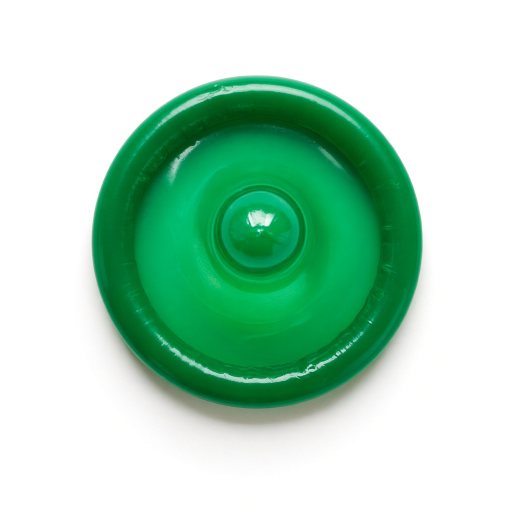
#> input picture brand/png/condom-real-top.jpg, 1024 x 1024 px, found by its file name (shown at 1/2 size)
$ python photo_assets.py
#> lines starting #> are read from the running program, lines starting #| are printed output that depends on the picture; after the words box and inside, x2 and y2 are one past the last pixel; in counts of white or black regions, pixels touching at a corner belong together
"""CONDOM v2 photo assets: logo crops, avatar, app icon, favicons, hero pack with white->alpha. Run from repo root."""
import numpy as np
from PIL import Image, ImageDraw

src = Image.open('brand/png/condom-real-top.jpg').convert('RGB')
#> src is the input picture: PIL image 1024x1024 RGB; mean R, G, B 170.1, 214.1, 190.1
CX, CY, OBJ = (182 + 846) / 2, (151 + 875) / 2, 724  # bbox of the condom incl. shadow

def square(fill):
#> called with fill = 0.8
    side = OBJ / fill
    x0, y0 = int(CX - side / 2), int(CY - side / 2)
    canvas = Image.new('RGB', (int(side), int(side)), (255, 255, 255))
#> canvas: PIL image 905x905 RGB; every value is 255
    crop = src.crop((max(0, x0), max(0, y0), min(1024, x0 + int(side)), min(1024, y0 + int(side))))
    canvas.paste(crop, (max(0, -x0), max(0, -y0)))
    return canvas

sq = square(0.80).resize((1024, 1024), Image.LANCZOS)
sq.save('brand/png/condom-logo-square-1024.png'); sq.save('brand/png/condom-logo-square-1024.jpg', quality=92)
rd = square(0.74).resize((1024, 1024), Image.LANCZOS).convert('RGBA')
#> in square (call 2), `canvas = Image.new('RGB', (int(side), int(side)), (255, 255, 255))`: canvas: PIL image 978x978 RGB; every value is 255
mask = Image.new('L', (4096, 4096), 0); ImageDraw.Draw(mask).ellipse((0, 0, 4095, 4095), fill=255)
#> after `mask = Image.new('L', (4096, 4096), 0)`: mask: PIL image 4096x4096 L; every value is 0
#> after `ImageDraw.Draw(mask).ellipse((0, 0, 4095, 4095), fill=255)`:
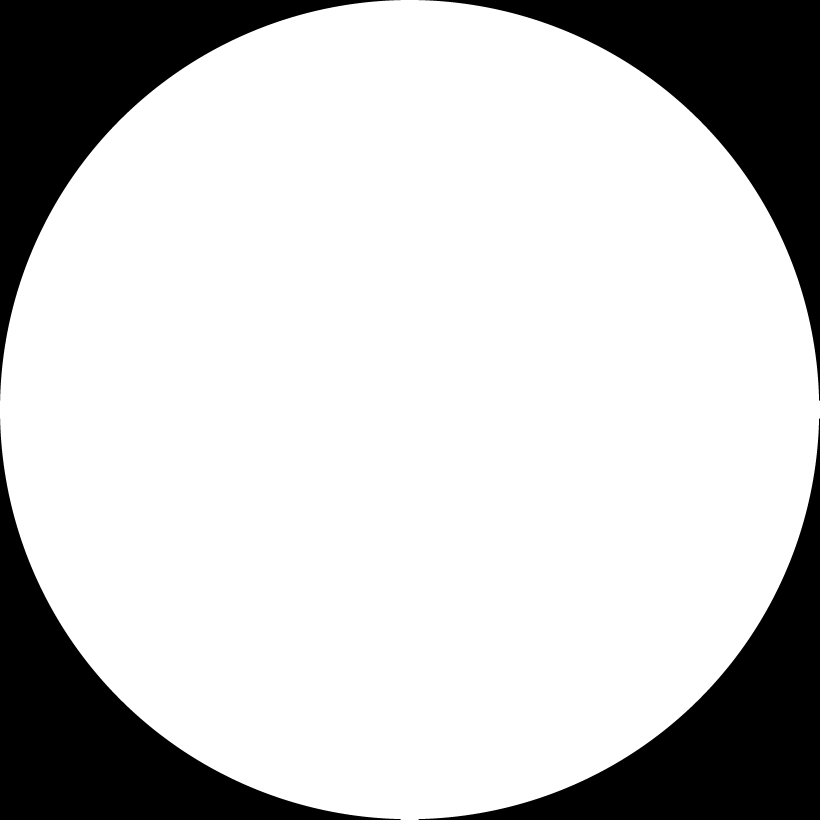
#> mask: PIL image 4096x4096 L (shown at 1/5 size); 78.5% white; 4 black regions, box (x1, y1, x2, y2) and area: (0, 0, 2003, 2003) 900272, (2093, 0, 4096, 2003) 900272, (0, 2093, 2003, 4096) 900272, (2093, 2093, 4096, 4096) 900272
rd.putalpha(mask.resize((1024, 1024), Image.LANCZOS)); rd.save('brand/png/condom-logo-round-1024.png')
square(0.72).resize((1080, 1080), Image.LANCZOS).save('brand/png/condom-avatar-1080.png')
#> in square (call 3), `canvas = Image.new('RGB', (int(side), int(side)), (255, 255, 255))`: canvas: PIL image 1005x1005 RGB; every value is 255
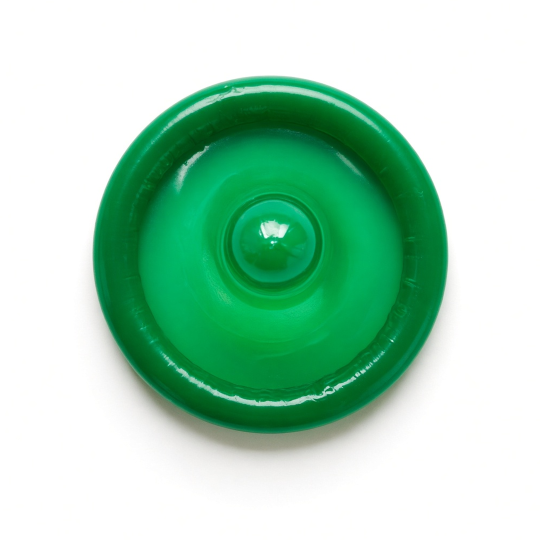
#> saved as condom-avatar-1080.png: PIL image 1080x1080 RGB (shown at 1/2 size); mean R, G, B 166.9, 212.5, 187.6
tight = square(0.90)
#> in square (call 4), `canvas = Image.new('RGB', (int(side), int(side)), (255, 255, 255))`: canvas: PIL image 804x804 RGB; every value is 255
tight.resize((1024, 1024), Image.LANCZOS).save('brand/png/condom-app-icon-1024.png')
tight.resize((180, 180), Image.LANCZOS).save('public/apple-touch-icon.png')
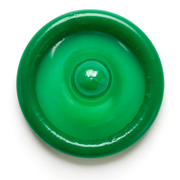
#> saved as apple-touch-icon.png: PIL image 180x180 RGB; mean R, G, B 117.3, 188.6, 149.8
for s in (32, 64, 192): tight.resize((s, s), Image.LANCZOS).save(f'public/img/icon-{s}.png')
for s in (96, 192): rd.resize((s, s), Image.LANCZOS).save(f'public/img/logo-{s}.png')

# hero: crop the 2x2 pack, then colour-to-alpha against white
pk = Image.open('brand/png/condom-2x2-pack-raw.jpg').convert('RGB').crop((291, 13, 1021, 706))
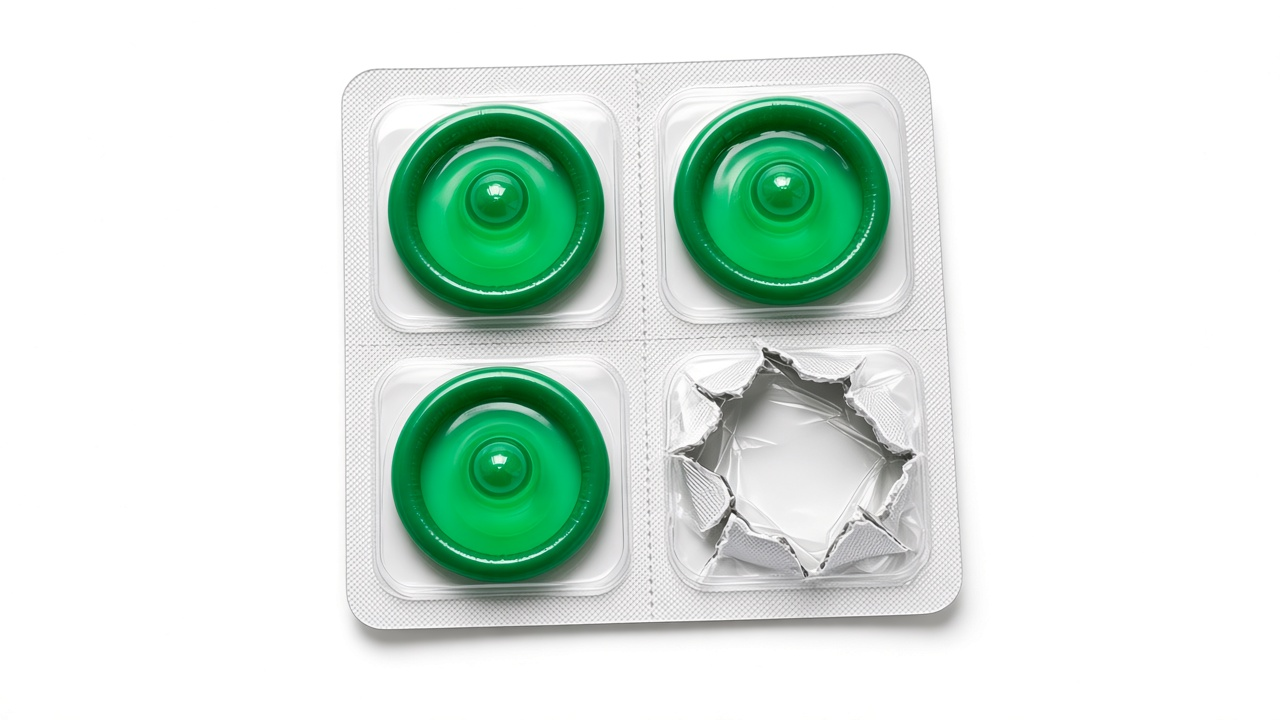
#> input picture brand/png/condom-2x2-pack-raw.jpg, 1280 x 720 px, found by its file name
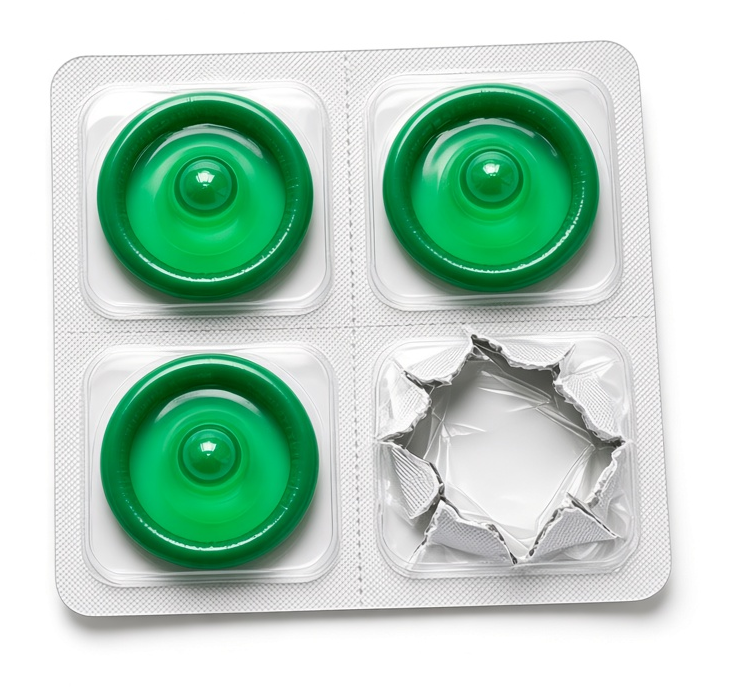
#> pk: PIL image 730x693 RGB; mean R, G, B 181.3, 209.4, 194.2
pk.save('brand/png/condom-hero-pack.jpg', quality=92)
im = np.asarray(pk).astype(np.float32)
c = np.where(im >= 250, 255, im)
a = np.max((255 - c) / 255, axis=2, keepdims=True)
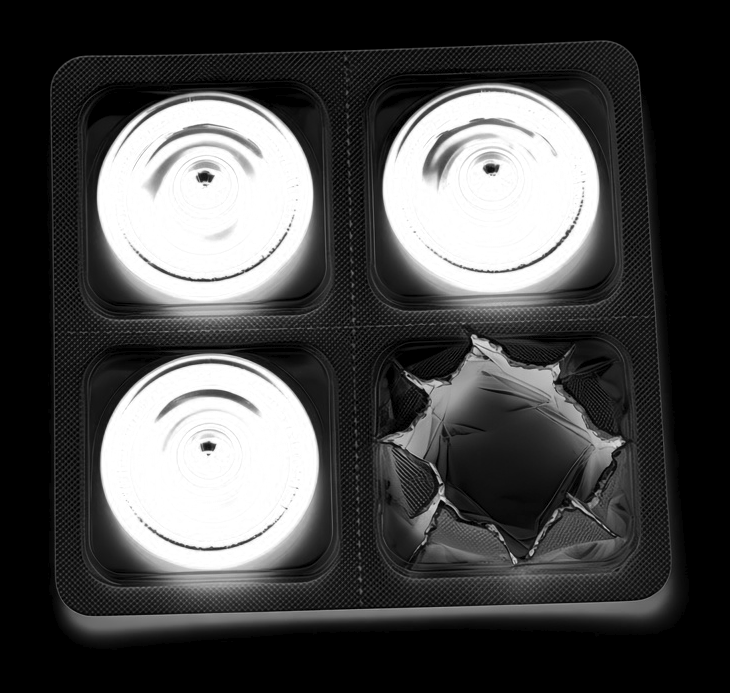
#> a: shape (693, 730, 1) float32; min 0, max 1, mean 0.29
rgb = np.where(a > 0, (c - 255 * (1 - a)) / np.maximum(a, 1e-4), 255)
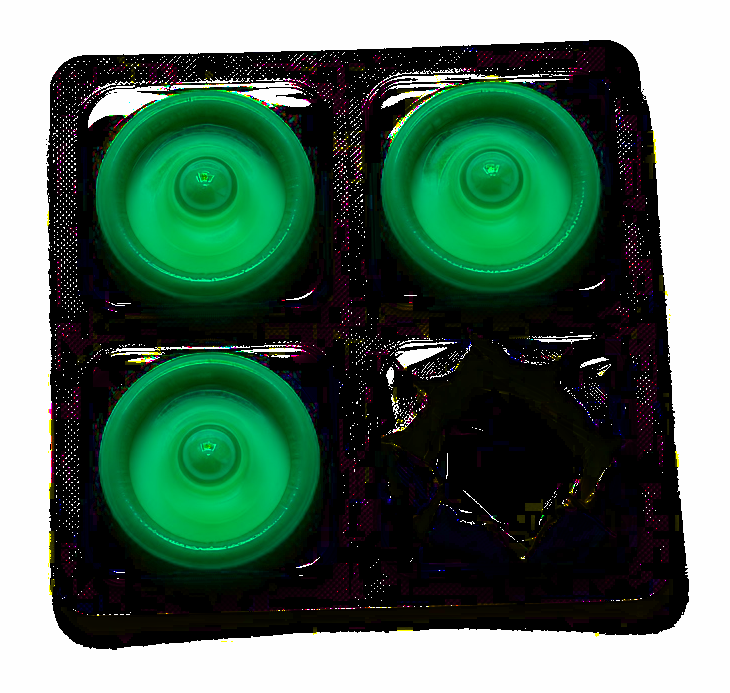
#> rgb: shape (693, 730, 3) float32; mean R, G, B 81.2, 110.5, 94.2; drawn with min black and max white
out = Image.fromarray(np.dstack([np.clip(rgb, 0, 255), a * 255]).astype(np.uint8), 'RGBA')
out.save('brand/png/condom-hero-pack-alpha.png'); out.save('public/img/hero-pack.webp', quality=88)
